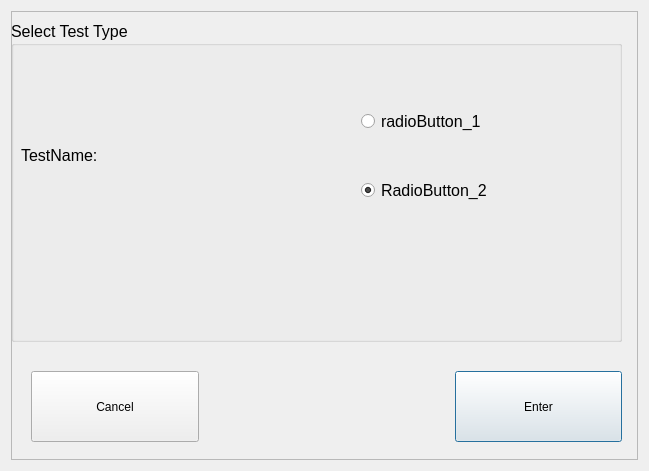
<?xml version="1.0" encoding="UTF-8"?>
<ui version="4.0">
 <class>Dialog</class>
 <widget class="QDialog" name="Dialog">
  <property name="geometry">
   <rect>
    <x>0</x>
    <y>0</y>
    <width>649</width>
    <height>471</height>
   </rect>
  </property>
  <property name="windowTitle">
   <string notr="true">Test Type Selector</string>
  </property>
  <layout class="QGridLayout" name="gridLayout">
   <item row="0" column="0">
    <widget class="QFrame" name="frame">
     <property name="frameShape">
      <enum>QFrame::StyledPanel</enum>
     </property>
     <property name="frameShadow">
      <enum>QFrame::Raised</enum>
     </property>
     <widget class="QGroupBox" name="groupBox">
      <property name="geometry">
       <rect>
        <x>0</x>
        <y>10</y>
        <width>611</width>
        <height>321</height>
       </rect>
      </property>
      <property name="font">
       <font>
        <pointsize>12</pointsize>
       </font>
      </property>
      <property name="title">
       <string>Select Test Type</string>
      </property>
      <widget class="QWidget" name="layoutWidget">
       <property name="geometry">
        <rect>
         <x>350</x>
         <y>50</y>
         <width>231</width>
         <height>171</height>
        </rect>
       </property>
       <layout class="QVBoxLayout" name="verticalLayout_2">
        <item>
         <widget class="QRadioButton" name="radioButton_1">
          <property name="text">
           <string>radioButton_1</string>
          </property>
          <property name="autoExclusive">
           <bool>true</bool>
          </property>
         </widget>
        </item>
        <item>
         <widget class="QRadioButton" name="radioButton_2">
          <property name="enabled">
           <bool>true</bool>
          </property>
          <property name="text">
           <string>RadioButton_2</string>
          </property>
          <property name="checked">
           <bool>true</bool>
          </property>
          <property name="autoExclusive">
           <bool>true</bool>
          </property>
         </widget>
        </item>
       </layout>
      </widget>
      <widget class="QLabel" name="label">
       <property name="geometry">
        <rect>
         <x>10</x>
         <y>100</y>
         <width>311</width>
         <height>68</height>
        </rect>
       </property>
       <property name="text">
        <string>TestName: </string>
       </property>
      </widget>
     </widget>
     <widget class="QWidget" name="layoutWidget">
      <property name="geometry">
       <rect>
        <x>20</x>
        <y>360</y>
        <width>591</width>
        <height>71</height>
       </rect>
      </property>
      <layout class="QHBoxLayout" name="horizontalLayout">
       <item>
        <widget class="QPushButton" name="pushButton">
         <property name="sizePolicy">
          <sizepolicy hsizetype="Minimum" vsizetype="Minimum">
           <horstretch>0</horstretch>
           <verstretch>0</verstretch>
          </sizepolicy>
         </property>
         <property name="minimumSize">
          <size>
           <width>150</width>
           <height>0</height>
          </size>
         </property>
         <property name="text">
          <string>Cancel</string>
         </property>
         <property name="autoDefault">
          <bool>false</bool>
         </property>
        </widget>
       </item>
       <item>
        <spacer name="horizontalSpacer_2">
         <property name="orientation">
          <enum>Qt::Horizontal</enum>
         </property>
         <property name="sizeType">
          <enum>QSizePolicy::Minimum</enum>
         </property>
         <property name="sizeHint" stdset="0">
          <size>
           <width>250</width>
           <height>20</height>
          </size>
         </property>
        </spacer>
       </item>
       <item>
        <widget class="QPushButton" name="pushButton_3">
         <property name="sizePolicy">
          <sizepolicy hsizetype="Minimum" vsizetype="Minimum">
           <horstretch>0</horstretch>
           <verstretch>0</verstretch>
          </sizepolicy>
         </property>
         <property name="minimumSize">
          <size>
           <width>150</width>
           <height>0</height>
          </size>
         </property>
         <property name="text">
          <string>Enter</string>
         </property>
        </widget>
       </item>
      </layout>
     </widget>
    </widget>
   </item>
  </layout>
 </widget>
 <resources/>
 <connections/>
</ui>
